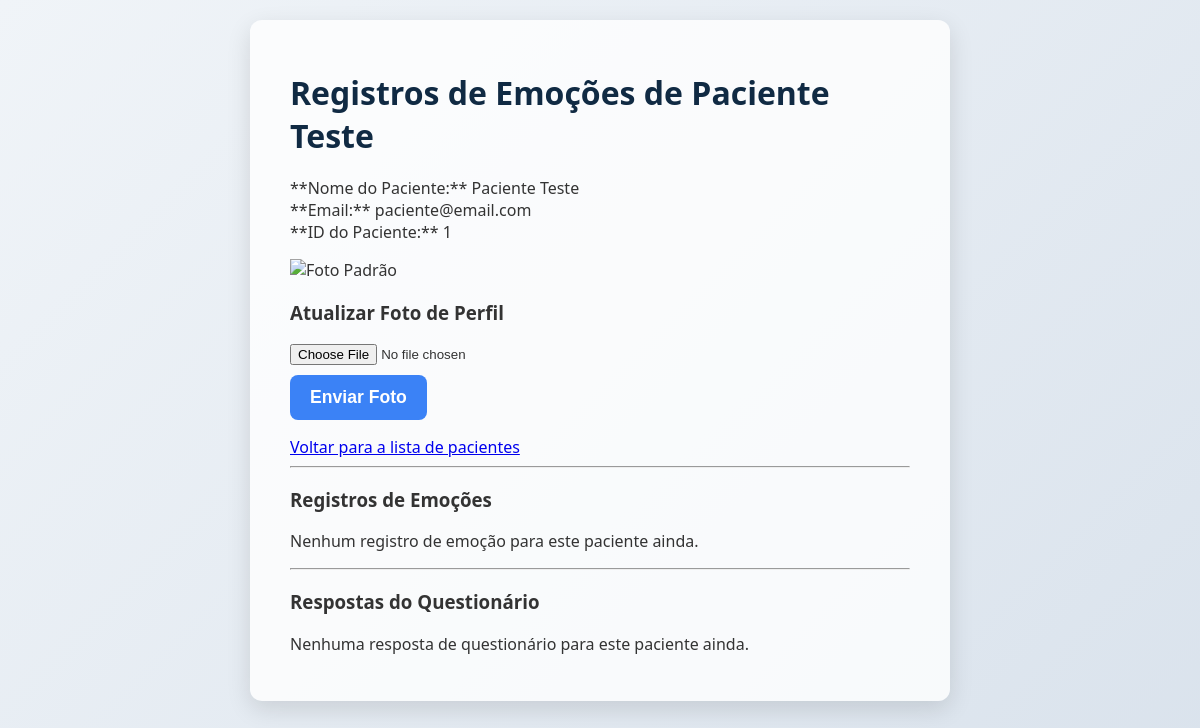
The page /paciente/1/registros (signed in) on the database its author committed.
### backend/models.py (models this page shows)
class Paciente(db.Model):
    id = db.Column(db.Integer, primary_key=True)
    nome = db.Column(db.String(150))
    email = db.Column(db.String(150), unique=True) # Email do paciente
    psicologo_id = db.Column(db.Integer, db.ForeignKey('user.id')) # Chave estrangeira para o User (psicólogo)
    registros_emocoes = db.relationship('RegistroEmocao', backref='paciente', lazy=True)
    respostas_questionario = db.relationship('RespostaQuestionario', backref='paciente', lazy=True)
    consultas = db.relationship('Consulta', backref='paciente', lazy=True)
    foto_perfil = db.Column(db.String(255), nullable=True, default='default.jpg') # Armazenará o nome do arquivo da foto

### backend/routes.py (the view)
@routes.route('/paciente/<int:paciente_id>/registros')
@login_required
def ver_registros_paciente(paciente_id):
    if current_user.tipo != 'psicologo':
        flash('Acesso não autorizado.', category='error')
        return redirect(url_for('routes.login'))
    paciente = Paciente.query.filter_by(id=paciente_id, psicologo_id=current_user.id).first()
    if not paciente:
        flash('Paciente não encontrado ou não associado a você.', category='error')
        return redirect(url_for('routes.psicologo'))
    registros_emocoes = RegistroEmocao.query.filter_by(paciente_id=paciente_id).order_by(RegistroEmocao.data_registro.desc()).all()
    respostas_questionario = RespostaQuestionario.query.filter_by(paciente_id=paciente_id).order_by(RespostaQuestionario.data_resposta.desc()).all()
    return render_template(
        'registros_paciente.html',
        paciente=paciente,
        registros_emocoes=registros_emocoes,
        respostas_questionario=respostas_questionario # NOVO: Passando as respostas para o template
    )

### backend/app.py (called while the page is built)
def create_app():
    app = Flask(__name__)
    app.config['SECRET_KEY'] = 'chave_secreta_para_seguranca' # Substitua por uma chave segura de verdade
    app.config['SQLALCHEMY_DATABASE_URI'] = f'sqlite:///{DB_NAME}'
    db.init_app(app)
    from .routes import routes
    app.register_blueprint(routes, url_prefix='/')
    from .models import User, Paciente, RegistroEmocao, RespostaQuestionario, Consulta
    with app.app_context():
        db.create_all()
    login_manager = LoginManager()
    login_manager.login_view = 'routes.login' # Define a página de login
    login_manager.init_app(app)
    @login_manager.user_loader
    def load_user(user_id):
        return User.query.get(int(user_id))
    return app

### backend/templates/registros_paciente.html (shortened to what this page needs)
<!DOCTYPE html>
<html>
<head>
    <link rel="stylesheet" href="{{ url_for('static', filename='style.css') }}">
</head>
<body>
    <div class="container">
        <h1>Registros de Emoções de {{ paciente.nome }}</h1>
        <p>
            **Nome do Paciente:** {{ paciente.nome }} <br>
            **Email:** {{ paciente.email }} <br>
            **ID do Paciente:** {{ paciente.id }} <br>
        </p>
        <div class="profile-photo">
            {% if paciente.foto_perfil and paciente.foto_perfil != 'default.jpg' %}
                <img src="{{ url_for('static', filename='uploads/' + paciente.foto_perfil) }}" alt="Foto de Perfil" width="150" height="150">
            {% else %}
                <img src="{{ url_for('static', filename='uploads/default.jpg') }}" alt="Foto Padrão" width="150" height="150">
            {% endif %}
        </div>
        <div id="upload-foto">
            <h3>Atualizar Foto de Perfil</h3>
            <form method="POST" action="{{ url_for('routes.upload_foto_paciente', paciente_id=paciente.id) }}" enctype="multipart/form-data">
                <input type="file" name="foto" accept="image/*" required>
                <button type="submit">Enviar Foto</button>
            </form>
        </div>
        <a href="{{ url_for('routes.psicologo') }}" class="btn btn-secondary">Voltar para a lista de pacientes</a>
        <hr>
        <h3>Registros de Emoções</h3>
        {% if registros_emocoes %}
            <ul>
                {% for registro in registros_emocoes %}
                    <li>
                        **Emoção:** {{ registro.emocao }} <br>
                        <small>Data: {{ registro.data_registro.strftime('%d/%m/%Y %H:%M') }}</small>
                    </li>
                {% endfor %}
            </ul>
        {% else %}
            <p>Nenhum registro de emoção para este paciente ainda.</p>
        {% endif %}
        <hr>
        <h3>Respostas do Questionário</h3>
        {% if respostas_questionario %}
            <ul>
                {% for resposta in respostas_questionario %}
                    <li>
                        <strong>Data da Resposta:</strong> {{ resposta.data_resposta.strftime('%d/%m/%Y %H:%M') }} <br>
                        <ul>
                            <li>**Humor Geral:** {{ resposta.humor_geral }} / 5</li>
                            <li>**Sentimento Principal:** {{ resposta.sentimento_principal }}</li>
                            <li>**Dormiu Bem:** {% if resposta.dormiu_bem %}Sim{% else %}Não{% endif %}</li>
                            <li>**Motivação para Tarefas:** {% if resposta.motivacao_tarefas %}Sim{% else %}Não{% endif %}</li>
                            <li>**Causa de Estresse:** {% if resposta.causa_estresse %}{{ resposta.causa_estresse }}{% else %}Nenhuma reportada{% endif %}</li>
                        </ul>
                    </li>
                {% endfor %}
            </ul>
        {% else %}
            <p>Nenhuma resposta de questionário para este paciente ainda.</p>
        {% endif %}
    </div>
</body>
</html>

### backend/static/style.css (style rules this page uses)
body { font-family: 'Segoe UI', Tahoma, Geneva, Verdana, sans-serif; margin: 0; padding: 20px; background: linear-gradient(135deg, #f0f4f8, #d9e2ec); color: #333; min-height: 100vh; display: flex; justify-content: center; align-items: flex-start; }
.container { background-color: #ffffffcc; padding: 30px 40px; border-radius: 12px; box-shadow: 0 8px 24px rgba(0, 0, 0, 0.12); max-width: 700px; width: 100%; box-sizing: border-box; }
h1, h2 { color: #102a43; margin-bottom: 20px; font-weight: 700; }
form { display: flex; flex-direction: column; }
button { background-color: #3b82f6; color: white; padding: 12px 20px; border: none; border-radius: 8px; cursor: pointer; font-size: 1.1rem; font-weight: 600; transition: background-color 0.3s ease; align-self: flex-start; margin-top: 10px; }

### rows shown on the page
Paciente: nome "Paciente Teste", email "paciente@email.com", id "1"
